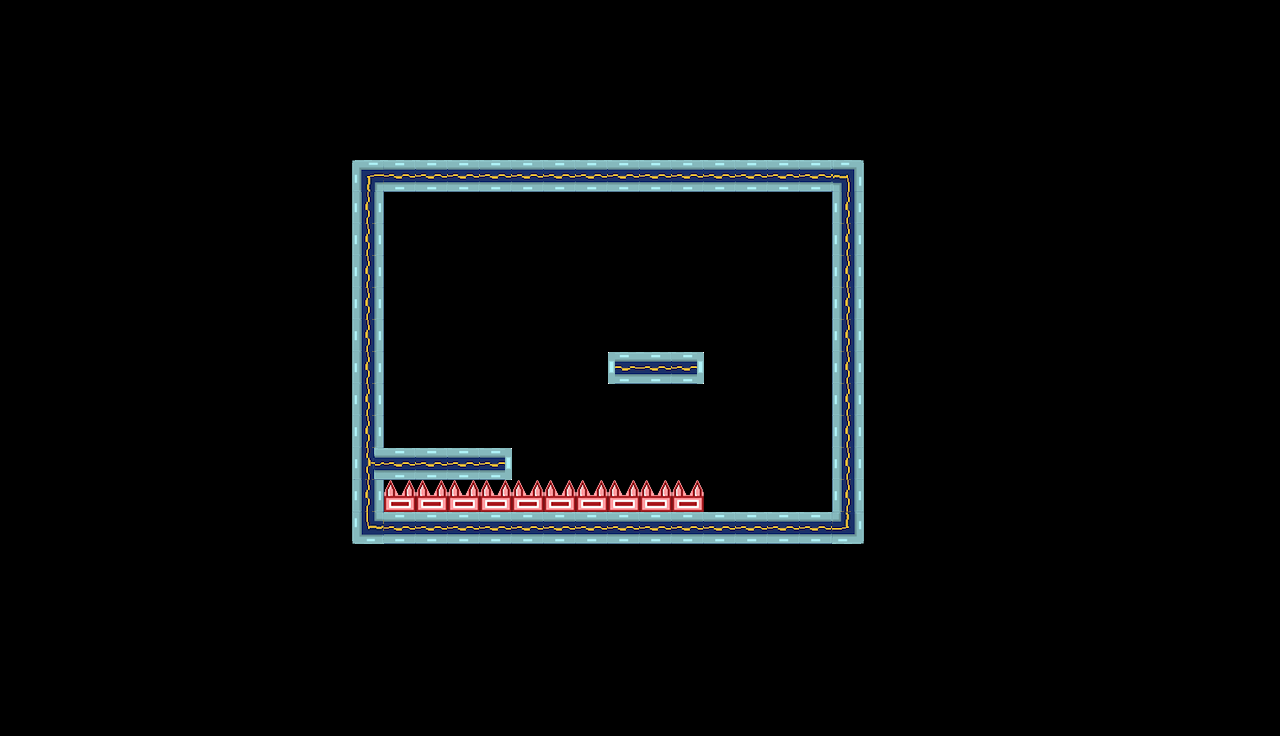

The image is a tile-based game level rendered from a .tmx file. Its description and source (layers, tilesets, objects; grid data summarised) follow:
An orthogonal 40x23 tile map with 32x32 px tiles, 2 tile layers (background, platforms) and 6 objects (3x BackObject, PlayerStart1, PlayerStart2, Exit).

<map version="1.0" tiledversion="1.0.3" orientation="orthogonal" renderorder="right-down" width="40" height="23" tilewidth="32" tileheight="32" nextobjectid="39">
 <properties>
  <property name="Back" value="back5" />
  <property name="Title" value="Brain Toss" />
 </properties>
 <tileset firstgid="1" source="tileset.tsx" />
 <layer name="background" width="40" height="23">
  <data>[920 cells, 0 non-empty, 0 distinct tile ids]</data>
 </layer>
 <layer name="platforms" width="40" height="23">
  <data>[920 cells, 797 non-empty, 12 distinct tile ids]</data>
 </layer>
 <objectgroup name="objects">
  <object id="4" name="P1" type="PlayerStart1" x="416" y="369.95" width="60" height="77" />
  <object id="5" name="P2" type="PlayerStart2" x="638.944" y="305.95" width="47" height="44" />
  <object id="16" name="exit" type="Exit" x="755.33" y="420.548" width="64" height="90" />
  <object id="36" name="BackObject" type="BackObject" x="400.347" y="220.349" width="82" height="64">
   <properties>
    <property name="frames" type="int" value="3" />
    <property name="speed" type="int" value="2" />
    <property name="sprite" value="screen" />
    <property name="style" type="int" value="2" />
   </properties>
  </object>
  <object id="37" name="BackObject" type="BackObject" x="736" y="320" width="82" height="64">
   <properties>
    <property name="frames" type="int" value="3" />
    <property name="speed" type="int" value="2" />
    <property name="sprite" value="screen" />
    <property name="style" type="int" value="2" />
   </properties>
  </object>
  <object id="38" name="BackObject" type="BackObject" x="384" y="352" width="128" height="96">
   <properties>
    <property name="frames" type="int" value="1" />
    <property name="speed" type="int" value="10" />
    <property name="sprite" value="blood1" />
    <property name="style" type="int" value="2" />
   </properties>
  </object>
 </objectgroup>
</map>
